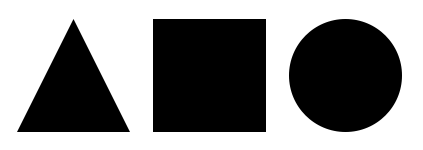
#> input picture 05.OpenCV/img/shapes.png, 423 x 150 px
$ jupyter execute --allow-errors 7-1.ipynb
#> lines starting #> are read from the running program, lines starting #| are printed output that depends on the picture; after the words box and inside, x2 and y2 are one past the last pixel; in counts of white or black regions, pixels touching at a corner belong together
# 영상 분할

## 컨투어

[cell 1]
import cv2
import numpy as np

img = cv2.imread('./img/shapes.png')
#> img is the input picture: shape (150, 423, 3); min 0, max 255, mean 137.7

imgray = cv2.cvtColor(img, cv2.COLOR_BGR2GRAY)

ret, imthres = cv2.threshold(imgray, 127, 255, cv2.THRESH_BINARY_INV)
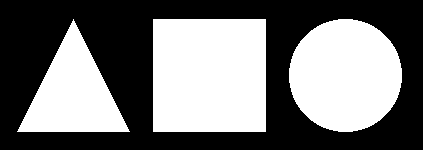
#> imthres: shape (150, 423); 46% white; 3 white regions

contour, hierarchy = cv2.findContours(imthres, cv2.RETR_EXTERNAL, cv2.CHAIN_APPROX_NONE)
#> contour = 3 contours; box (x1, y1, x2, y2) and area: (153, 19, 266, 132) 12544, (289, 19, 402, 132) 9870, (17, 19, 130, 132) 6216

contour2, hierarchy = cv2.findContours(imthres, cv2.RETR_EXTERNAL, cv2.CHAIN_APPROX_SIMPLE)
#> contour2 has the same summary as contour


print('도형의 개수 : %d(%d)'%(len(contour), len(contour2)))
#| 도형의 개수 : 3(3)

cv2.drawContours(img, contour, -1, (0,255,0),4)
#> img: shape (150, 423, 3); 8.62% of pixels changed, all inside (x1, y1, x2, y2) = (15, 17, 404, 134)
#> (the rest of this cell did not finish here and is left out)

* 컨투어

[cell 2]
import cv2
import numpy as np

img = cv2.imread('./img/shapes_donut.png')
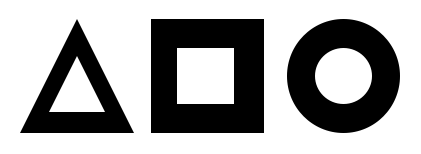
#> input picture 05.OpenCV/img/shapes_donut.png, 421 x 154 px
#> img is the input picture: shape (154, 421, 3); min 0, max 255, mean 167.6
img2 = img.copy()

imgray = cv2.cvtColor(img, cv2.COLOR_BGR2GRAY)
#> imgray: shape (154, 421)

ret, imthres = cv2.threshold(imgray, 127, 255, cv2.THRESH_BINARY_INV)
#> imthres: shape (154, 421); 34.3% white; 3 white regions

contour, hierarchy = cv2.findContours(imthres, cv2.RETR_EXTERNAL, cv2.CHAIN_APPROX_NONE)
#> contour = 3 contours; box (x1, y1, x2, y2) and area: (151, 19, 264, 133) 12656, (287, 19, 400, 133) 9964, (20, 20, 134, 133) 6328

print(len(contour), hierarchy)
#| 3 [[[ 1 -1 -1 -1]
#|   [ 2  0 -1 -1]
#|   [-1  1 -1 -1]]]

contour2, hierarchy = cv2.findContours(imthres, cv2.RETR_TREE, cv2.CHAIN_APPROX_SIMPLE)
#> contour2 = 6 contours; box (x1, y1, x2, y2) and area: (151, 19, 264, 133) 12656, (287, 19, 400, 133) 9964, (20, 20, 134, 133) 6328, (176, 47, 235, 105) 3304, (314, 47, 373, 105) 2584, (48, 56, 106, 113) 1651

print(len(contour2), hierarchy)
#| 6 [[[ 2 -1  1 -1]
#|   [-1 -1 -1  0]
#|   [ 4  0  3 -1]
#|   [-1 -1 -1  2]
#|   [-1  2  5 -1]
#|   [-1 -1 -1  4]]]

cv2.drawContours(img2, contour, -1, (0,255,0), 3)
#> img2: shape (154, 421, 3); 8.49% of pixels changed, all inside (x1, y1, x2, y2) = (18, 17, 402, 135)

for idx, cont in enumerate(contour2):
    color = [int(i) for i in np.random.randint(0,255,3)]
    cv2.drawContours(img, contour2, idx, color, 3)
    cv2.putText(img, str(idx), tuple(cont[0][0]), cv2.FONT_HERSHEY_PLAIN, 1, (0,0,255))
#> this loop made 6 passes
#> color on passes 1, 2, 3, 4, 6: [172, 47, 117], [192, 67, 251], [195, 103, 9], [211, 21, 242], [216, 88, 140]
#> (cont, color) on pass 5: ([[151, 19], [151, 132], [263, 132], [263, 19]], [36, 87, 70])
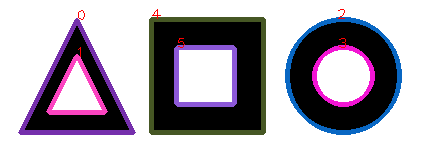
#> img: shape (154, 421, 3); 12.91% of pixels changed, all inside (x1, y1, x2, y2) = (18, 9, 402, 135)

cv2.imshow('RETR_EXTERNAL', img2)
cv2.imshow('RETR_TREE', img)
cv2.waitKey(0)
cv2.destroyAllWindows()

### 이미지 모멘트와 컨투어 속성

[cell 3]
import cv2
import numpy as np

img = cv2.imread('./img/shapes.png')

imgray = cv2.cvtColor(img, cv2.COLOR_BGR2GRAY)

ret, th = cv2.threshold(imgray, 127, 255, cv2.THRESH_BINARY_INV)

contours, hierachy = cv2.findContours(th, cv2.RETR_EXTERNAL, cv2.CHAIN_APPROX_SIMPLE)
#> contours = 3 contours; box (x1, y1, x2, y2) and area: (153, 19, 266, 132) 12544, (289, 19, 402, 132) 9870, (17, 19, 130, 132) 6216

for c in contours:
    mmt = cv2.moments(c)
    cx = int(mmt['m10']/mmt['m00'])
    cy = int(mmt['m01']/mmt['m00'])

    a = mmt['m00']
    l = cv2.circle(img, (cx, cy), 5, (0, 255, 255), -1)
    cv2.circle(img, (cx, cy), 5, (0,255,255),-1)
    cv2.putText(img, 'A:%.0f'%a, (cx, cy+20), cv2.FONT_HERSHEY_PLAIN, 1, (0,0,255))
    cv2.putText(img, 'L:%.2f'%a, tuple(c[0][0]), cv2.FONT_HERSHEY_PLAIN, 1, (255,0,0))
    print('area:%.2f'%cv2.contourArea(c,False))
#> this loop made 3 passes
#> (cx, cy, a) on passes 1, 3: (345, 75, 9870), (73, 93, 6216)
#> (c, cx, cy, a) on pass 2: ([[153, 19], [153, 131], [265, 131], [265, 19]], 209, 75, 12544)
#| area:9870.00
#| area:12544.00
#| area:6216.00
#> img: shape (150, 423, 3)

cv2.imshow('center', img)
cv2.waitKey(0)
cv2.destroyAllWindows()

[cell 4]
import cv2
import numpy as np

img = cv2.imread('./img/lightning.png')
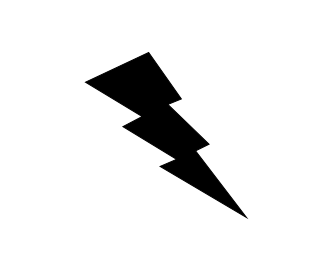
#> input picture 05.OpenCV/img/lightning.png, 331 x 276 px
#> img is the input picture: shape (276, 331, 3); min 0, max 255, mean 234.7
imgray = cv2.cvtColor(img, cv2.COLOR_BGR2GRAY)
#> imgray: shape (276, 331)
ret, th = cv2.threshold(imgray, 127, 255, cv2.THRESH_BINARY_INV)
#> th: shape (276, 331); 8% white; 1 white region

contours, hr = cv2.findContours(th, cv2.RETR_EXTERNAL, cv2.CHAIN_APPROX_SIMPLE)
#> contours = 1 contour; box (x1, y1, x2, y2) and area: (85, 52, 248, 219) 7052; hr = [[-1, -1, -1, -1]]

contr = contours[0]
#> contr = contour of 332 points, box (x1, y1, x2, y2) (85, 52, 248, 219), area 7052

x,y,w,h = cv2.boundingRect(contr)
#> x = 85; y = 52; w = 163; h = 167
cv2.rectangle(img, (x,y), (x+w, y+h), (0,0,0), 3)

rect = cv2.minAreaRect(contr)
#> rect = ((177.9, 139.9), (67.77, 208.5), -40.06)
box = cv2.boxPoints(rect)
#> box = [[219.1, 241.5], [84.92, 81.91], [136.8, 38.29], [271, 197.8]]
box = np.int0(box)
#> box = [[219, 241], [84, 81], [136, 38], [270, 197]]
cv2.drawContours(img, [box], -1, (0,255,0), 3)

(x,y), radius = cv2.minEnclosingCircle(contr)
#> x = 166; y = 150; radius = 105.8
cv2.circle(img, (int(x), int(y)), int(radius), (255,0,0), 2)

ret, tri = cv2.minEnclosingTriangle(contr)
#> ret = 11620.5; tri = [[259.6, 242.2], [158, 46.83], [62.42, 91.8]]
cv2.polylines(img, [np.int32(tri)], True, (255,0,255),2)

ellipse = cv2.fitEllipse(contr)
#> ellipse = ((162.5, 120.9), (60.93, 210), 138.7)
cv2.ellipse(img, ellipse, (0,255,255),3)

[vx,vy,x,y] = cv2.fitLine(contr, cv2.DIST_L2,0,0.01,0.01)
#> vx = [0.643]; vy = [0.766]; x = [161]; y = [130.3]
cols,rows = img.shape[:2]
#> cols = 276; rows = 331
cv2.line(img, (0, int(0-x*(vy/vx)+y)), (cols-1, int((cols-x)*(vy/vx) + y)), (0, 0, 255), 2)

cv2.imshow('Bound Fit shapes', img)
cv2.waitKey(0)
cv2.destroyAllWindows()

### 컨투어 단순화

[cell 5]
import cv2
import numpy as np

img = cv2.imread('./img/bad_rect.png')
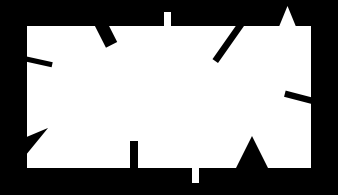
#> input picture 05.OpenCV/img/bad_rect.png, 338 x 195 px
#> img is the input picture: shape (195, 338, 3); min 0, max 255, mean 150.6
img2 = img.copy()

imgray = cv2.cvtColor(img, cv2.COLOR_BGR2GRAY)
#> imgray: shape (195, 338)
ret, th = cv2.threshold(imgray, 127, 255, cv2.THRESH_BINARY)
#> th: shape (195, 338); 59.1% white; 1 black region

contours, hierachy = cv2.findContours(th, cv2.RETR_EXTERNAL, cv2.CHAIN_APPROX_SIMPLE)
#> contours = 1 contour; box (x1, y1, x2, y2) and area: (27, 7, 311, 183) 38314

contour = contours[0]
#> contour = contour of 297 points, box (x1, y1, x2, y2) (27, 7, 311, 183), area 38314

epsilon = 0.5 * cv2.arcLength(contour, True)
#> epsilon = 654.4

approx = cv2.approxPolyDP(contour, epsilon, True)
#> approx = [[310, 26]]

cv2.drawContours(img, [contour], -1, (0,255,0), 3)
#> img: shape (195, 338, 3); 9.2% of pixels changed, all inside (x1, y1, x2, y2) = (25, 5, 313, 185)
cv2.drawContours(img2, [approx], -1, (0,255,0), 3)
#> img2: shape (195, 338, 3)

cv2.imshow('contour', img)
cv2.imshow('approx', img2)
cv2.waitKey()
cv2.destroyAllWindows()

[cell 6]
import cv2
import numpy as np

img = cv2.imread('./img/hand.jpg')
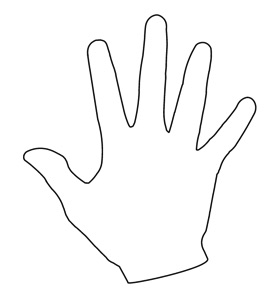
#> input picture 05.OpenCV/img/hand.jpg, 269 x 295 px
#> img is the input picture: shape (295, 269, 3); min 0, max 255, mean 249.1
img2 = img.copy()

gray = cv2.cvtColor(img, cv2.COLOR_BGR2GRAY)
ret, th = cv2.threshold(gray, 127, 255, cv2.THRESH_BINARY_INV)
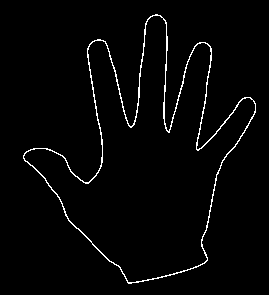
#> th: shape (295, 269); 2.3% white in thin lines or dots, all inside (x1, y1, x2, y2) = (23, 14, 256, 284)

contours, heiarchy = cv2.findContours(th, cv2.RETR_EXTERNAL, cv2.CHAIN_APPROX_SIMPLE)
#> contours = 1 contour; box (x1, y1, x2, y2) and area: (23, 14, 256, 284) 27536; heiarchy = [[-1, -1, -1, -1]]

cntr = contours[0]
#> cntr = contour of 512 points, box (x1, y1, x2, y2) (23, 14, 256, 284), area 27536
cv2.drawContours(img, [cntr], -1, (0,255,0), 1)
#> img: shape (295, 269, 3); 1.5% of pixels changed, all inside (x1, y1, x2, y2) = (23, 14, 256, 284)

hull = cv2.convexHull(cntr)
#> hull = contour of 27 points, box (x1, y1, x2, y2) (23, 14, 256, 284), area 40932
cv2.drawContours(img2, [hull], -1, (0,255,0), 1)

print(cv2.isContourConvex(cntr), cv2.isContourConvex(hull))
#| False True

hull2 = cv2.convexHull(cntr, returnPoints=False)
#> hull2 = 27 values, max 511 at index 0, min 0 at index 26, mean 253.6

defects = cv2.convexityDefects(cntr, hull2)
#> defects = 19 rows, first 6: [0, 2, 1, 162], [2, 91, 35, 23967], [91, 93, 92, 114], [94, 180, 137, 18631], [180, 182, 181, 114], [183, 185, 184, 114]

for i in range(defects.shape[0]):
    startP, endP, farthestP, distance = defects[i, 0]
    farthest = tuple(cntr[farthestP][0])
    dist = distance/256.0

    if dist > 1 :
        cv2.circle(img2, farthest, 3, (0,0,255), -1)
#> this loop made 19 passes
#> (startP, endP, farthestP, distance, farthest, dist) on passes 1 to 12: (0, 2, 1, 162, (154, 15), 0.633), (2, 91, 35, 23967, (131, 126), 93.62), (91, 93, 92, 114, (93, 41), 0.445), (94, 180, 137, 18631, (98, 171), 72.78), (180, 182, 181, 114, (24, 154), 0.445), (183, 185, 184, 114, (24, 159), 0.445), (185, 217, 198, 1514, (57, 195), 5.91), (217, 243, 230, 1173, (120, 268), 4.58), (245, 247, 246, 217, (132, 282), 0.848), (247, 255, 248, 201, (139, 281), 0.785), (255, 263, 256, 186, (159, 277), 0.727), (263, 267, 266, 211, (178, 272), 0.824)
#> img2: shape (295, 269, 3); mean B, G, R 246.9, 249, 247.5
cv2.imshow('contour', img)
cv2.imshow('convex hull', img2)
cv2.waitKey(0)
cv2.destroyAllWindows()

#### 비슷한 도형 찾기

[cell 7]
import cv2
import numpy as np

target = cv2.imread('./img/4star.jpg')
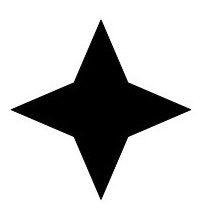
#> input picture 05.OpenCV/img/4star.jpg, 210 x 211 px
#> target is the input picture: shape (211, 210, 3); min 0, max 255, mean 197.9
shapes = cv2.imread('./img/shapestomatch.jpg')

targetGray = cv2.cvtColor(target, cv2.COLOR_BGR2GRAY)
#> (the rest of this cell did not finish here and is left out)

#### 허프선 검출

[cell 8]
import cv2
import numpy as np

img = cv2.imread('./img/sudoku.jpg')
#> (the rest of this cell did not finish here and is left out)

### 확률적 허프 선 변환

[cell 9]
import cv2
import numpy as np

img = cv2.imread('./img/sudoku.jpg')
#> (the rest of this cell did not finish here and is left out)

### 허프 원 변환

#### 허프 원 검출

[cell 10]
import cv2
import numpy as np

img = cv2.imread('./img/coins_connected.jpg')
#> (the rest of this cell did not finish here and is left out)

## 연속 영역 분할

### 거리 변환

#### 거리 변환으로 전신 스켈레톤 찾기

[cell 11]
import cv2
import numpy as np

imread = cv2.imread('./img/full_body/jpg', cv2.IMREAD_GRAYSCALE)
_, biimg = cv2.threshold(img, 127, 255, cv2.THRESH_BINARY_INV)

dst = cv2.distanceTransform(biimg, cv2.DIST_L2, 5)
#> (the rest of this cell did not finish here and is left out)

### 연결 요소 레이블링

[cell 12]
import cv2
import numpy as np

img = cv2.imread('./img/shapes_donut.png')
img2 = np.zeros_like(img)
gray = cv2.cvtColor(img, cv2.COLOR_BGR2GRAY)
_, th = cv2.threshold(gray, 127, 255, cv2.THRESH_BINARY)
#> th: shape (154, 421); 65.7% white; 3 black regions, box (x1, y1, x2, y2) and area: (151, 19, 264, 133) 9690, (287, 19, 400, 133) 7620, (20, 20, 134, 133) 4930

cnt, labels = cv2.connectedComponents(th)
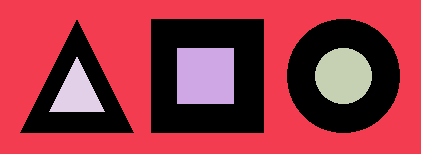
#> labels: shape (154, 421) int32; 5 distinct labels, from 0 to 4; one colour per label, 0 black
#> cnt = 5
# retval, labels, stats, cent = cv2.connectedComponentsWithStats(th) # 위와 동일함

for i in range(cnt):
    img2[labels==i] = [int(j) for j in np.random.randint(0,255,3)]
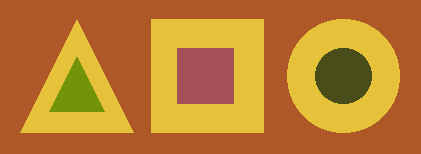
#> img2: shape (154, 421, 3); mean of channels 0, 1, 2 46.7, 124.2, 187.4; drawn as B, G, R

cv2.imshow('origin', img)
cv2.imshow('labeled', img2)
cv2.waitKey(0)
cv2.destroyAllWindows()
